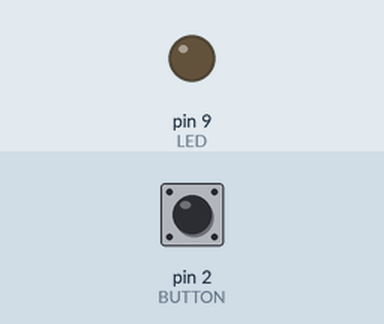
The sketch below on a simulated Arduino Uno, built with avr-gcc and run on an emulated ATmega328P. Parts: output pins drawn as LEDs (lit = HIGH). Inputs (shaded band) come from the test bench; at power-on: pin 2 (BUTTON) LOW.

Above: at 1.2 s.
1.3 s: pin 2 (BUTTON) pulled HIGH for 0.15 s
At 2.2 s:
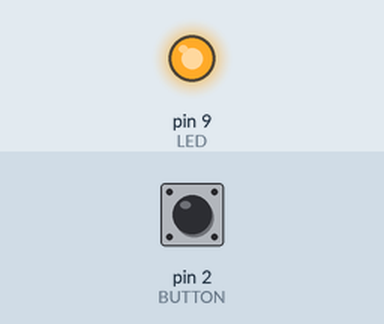
2.9 s: pin 2 (BUTTON) pulled HIGH for 1 s
At 3.4 s:
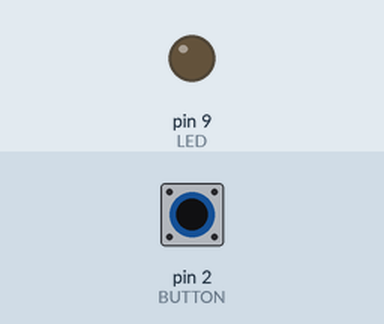
5.4 s: pin 2 (BUTTON) pulled HIGH for 3.2 s
At 6.5 s:
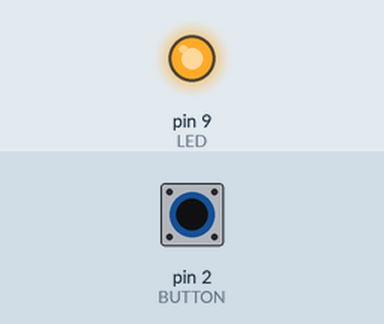
Timing chart, 0 to 8.4 s (numbered marks = the images above; inputs shaded):
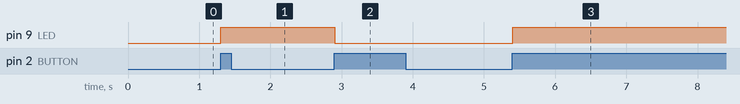

The sketch:

debouncedButtonToggle.ino
```cpp
const int LED = 9;
const int BUTTON = 2;

boolean prevBtn = LOW;
boolean currBtn = LOW;
boolean ledOn = false;

void setup() {
  pinMode(LED, OUTPUT);
  pinMode(BUTTON, INPUT);
}

boolean debounce(boolean prev){
  boolean current = digitalRead(BUTTON);
  if (prev != current) {
    delay(5); // wating debounce
    current = digitalRead(BUTTON);
  }
  return current;
}

void loop() {
  currBtn = debounce(prevBtn);
  if (prevBtn == LOW && currBtn == HIGH) {
    ledOn = !ledOn;
  }
  prevBtn = currBtn;

  digitalWrite(LED, ledOn);
}
```

Measured:
- after the input at 1.3 s, pin 9 (LED): LOW → HIGH at once
- after the input at 2.9 s, pin 9 (LED): HIGH → LOW at once
- after the input at 5.4 s, pin 9 (LED): LOW → HIGH at once
